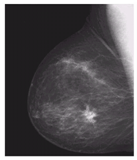
#> input picture Lab 4/imgs/Picture1.png, 137 x 160 px
$ jupyter execute --allow-errors Lab4_STD.ipynb   (shell and % lines are left out)
#> lines starting #> are read from the running program, lines starting #| are printed output that depends on the picture
# Lab 4
### Contrast Enhancement

http://scikit-image.org/docs/dev/api/skimage.exposure.html#skimage.exposure.equalize_hist

[cell 1]
from commonfunctions import *

[cell 2]
import skimage.io as io
import matplotlib.pyplot as plt
import numpy as np

# Show the figures / plots inside the notebook
from skimage.color import rgb2gray

def show_images(images,titles=None):
    #This function is used to show image(s) with titles by sending an array of images and an array of associated titles.
    # images[0] will be drawn with the title titles[0] if exists
    # You aren't required to understand this function, use it as-is.
    n_ims = len(images)
    if titles is None: titles = ['(%d)' % i for i in range(1,n_ims + 1)]
    fig = plt.figure()
    n = 1
    for image,title in zip(images,titles):
        a = fig.add_subplot(1,n_ims,n)
        if image.ndim == 2:
            plt.gray()
        plt.imshow(image)
        a.set_title(title)
        n += 1
    fig.set_size_inches(np.array(fig.get_size_inches()) * n_ims)
    plt.show()

[cell 3]
'''
1
Negative Transformation
'''
eye = io.imread('imgs/Picture1.png')
#> eye is the input picture: shape (160, 137, 4); mean R, G, B, A 86.7, 84.1, 86.7, 255
eye = eye[:, :, :3] # to rgb
#> eye: shape (160, 137, 3)
eye_gray = rgb2gray(eye)

def Negative(img: np.ndarray) -> np.ndarray:
    return 255 - img

eye_negative = Negative(eye_gray)
show_images([eye_gray, eye_negative], ['eye', 'negative transformed eye'])
#> in show_images, `n_ims = len(images)`: n_ims = 2
#> the loop in show_images, `for image,title in zip(images,titles):` made 2 passes
#> (title, n) on passes 1 to 2: ('eye', 2), ('negative transformed eye', 3)
#> after the loop in show_images, `for image,title in zip(images,titles):`: n = 3
#> in show_images, `plt.show()`:
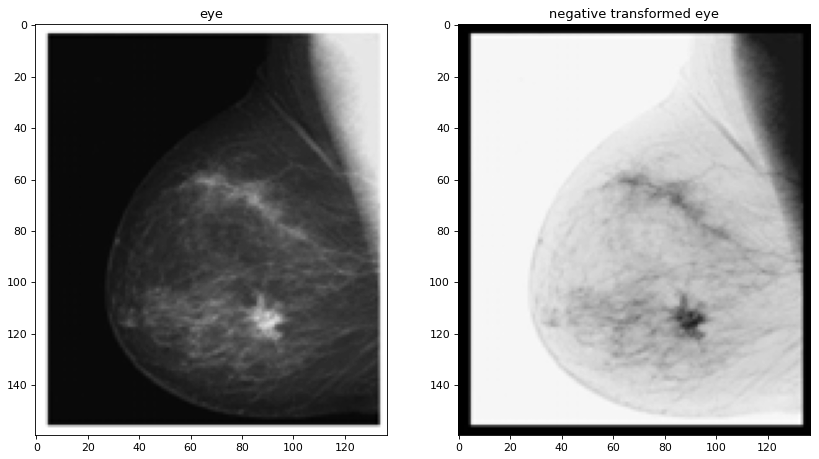
#> figure drawn by matplotlib, 2 panels

[cell 4]
'''
2
Contrast Enhancement
'''
eye = io.imread('imgs/Picture2.png')
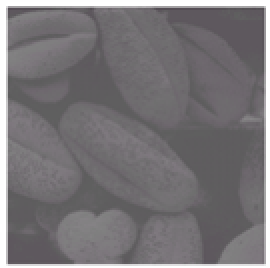
#> input picture Lab 4/imgs/Picture2.png, 135 x 134 px (shown 2 times larger)
#> eye is the input picture: shape (134, 135, 4); mean R, G, B, A 120, 117, 120, 255
eye = eye[:, :, :3] # to rgb
#> eye: shape (134, 135, 3)
eye_gray = rgb2gray(eye)
#> eye_gray: shape (134, 135) float64


def Contrast_enhanced(img: np.ndarray) -> np.ndarray:
    enhanced = img.copy() * 255 # scale back to 0-255
    for i in range(enhanced.shape[0]):
        for j in range(enhanced.shape[1]):
            if enhanced[i, j] <= 100 and enhanced[i, j] >= 0:
                enhanced[i, j] = (enhanced[i, j] * 1.5) + 50  # slope 1.5, intercept 50
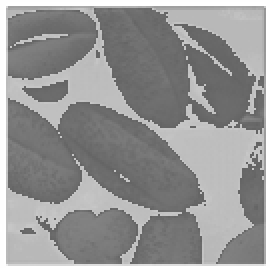
#> enhanced: shape (134, 135) float64 (shown 2 times larger); min 100.1, max 255, mean 147.9

    return enhanced / 255.0 # scale to 0-1
#> returned value: shape (134, 135) float64

eye_contrast_stretched = Contrast_enhanced(eye_gray)
show_images([eye_gray, eye_contrast_stretched], ['eye', 'contrast stretched eye'])
#> the loop in show_images (call 2), `for image,title in zip(images,titles):` made 2 passes
#> in show_images (call 2), `plt.show()`:
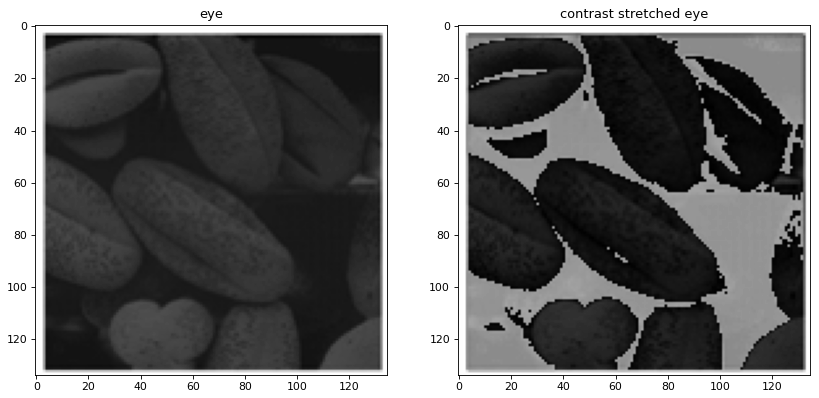
#> figure drawn by matplotlib, 2 panels

[cell 5]
'''
3
Gamma Correction
'''

def Gamma_Correction(img: np.ndarray, c: float, gamma: float) -> np.ndarray:
#> called with c = 1, gamma = 3
    return c * (img ** gamma)
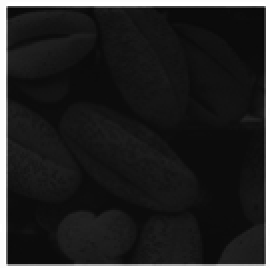
#> returned value: shape (134, 135) float64 (shown 2 times larger); min 0.0265, max 1, mean 0.144

eye_gamma0 = Gamma_Correction(eye_gray, 1, 3)
eye_gamma1 = Gamma_Correction(eye_gray, 1, 0.5)
#> call 2 of Gamma_Correction, with c = 1, gamma = 0.5
#> in Gamma_Correction (call 2), `return c * (img ** gamma)`:
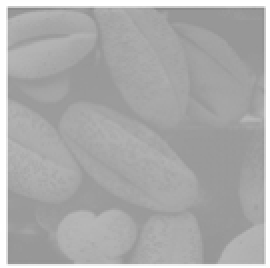
#> returned value: shape (134, 135) float64 (shown 2 times larger); min 0.546, max 1, mean 0.673
show_images([eye_gray, eye_gamma0, eye_gamma1], ['eye', 'eye_gamma with 3', 'eye_gamma with 0.5'])
